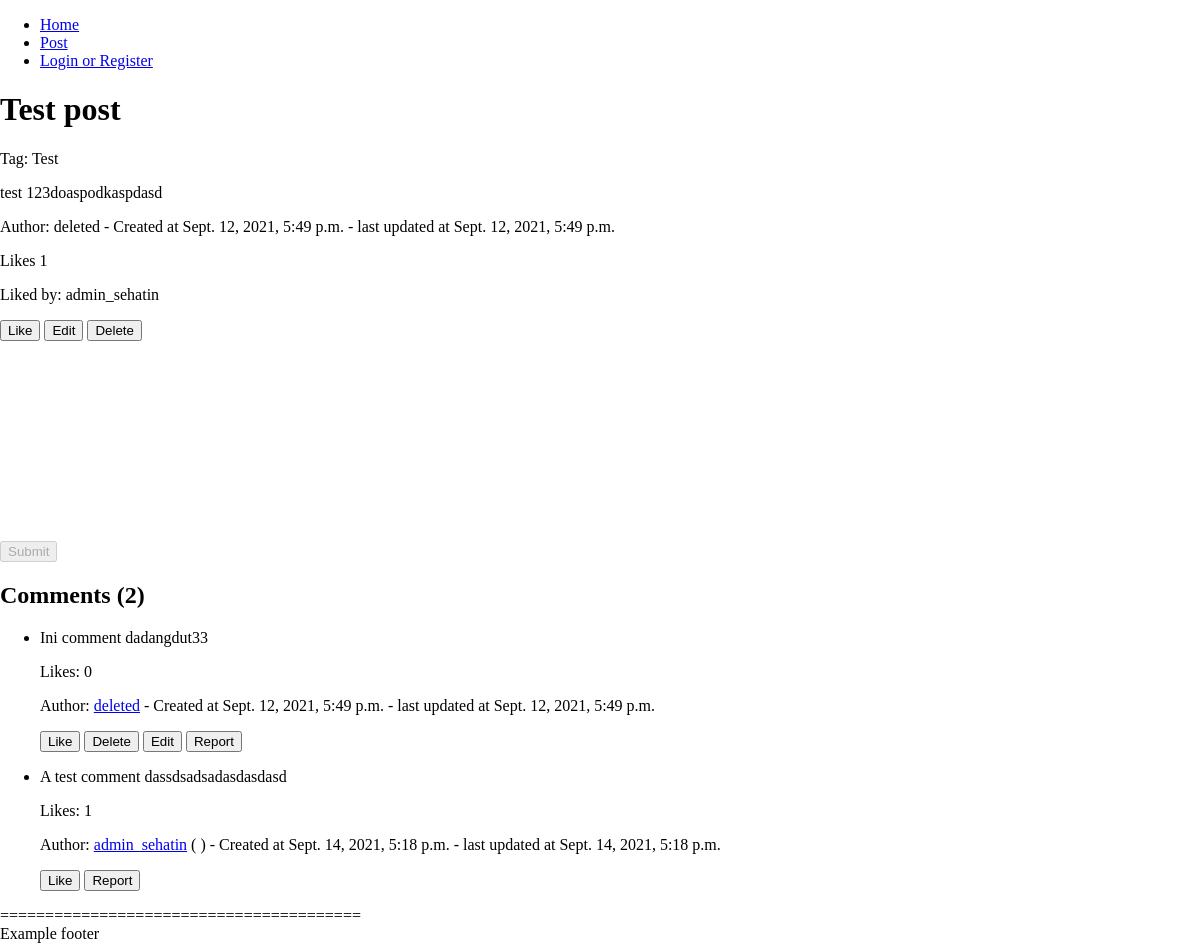
Page /post/1/Test-post on the earlier database version.
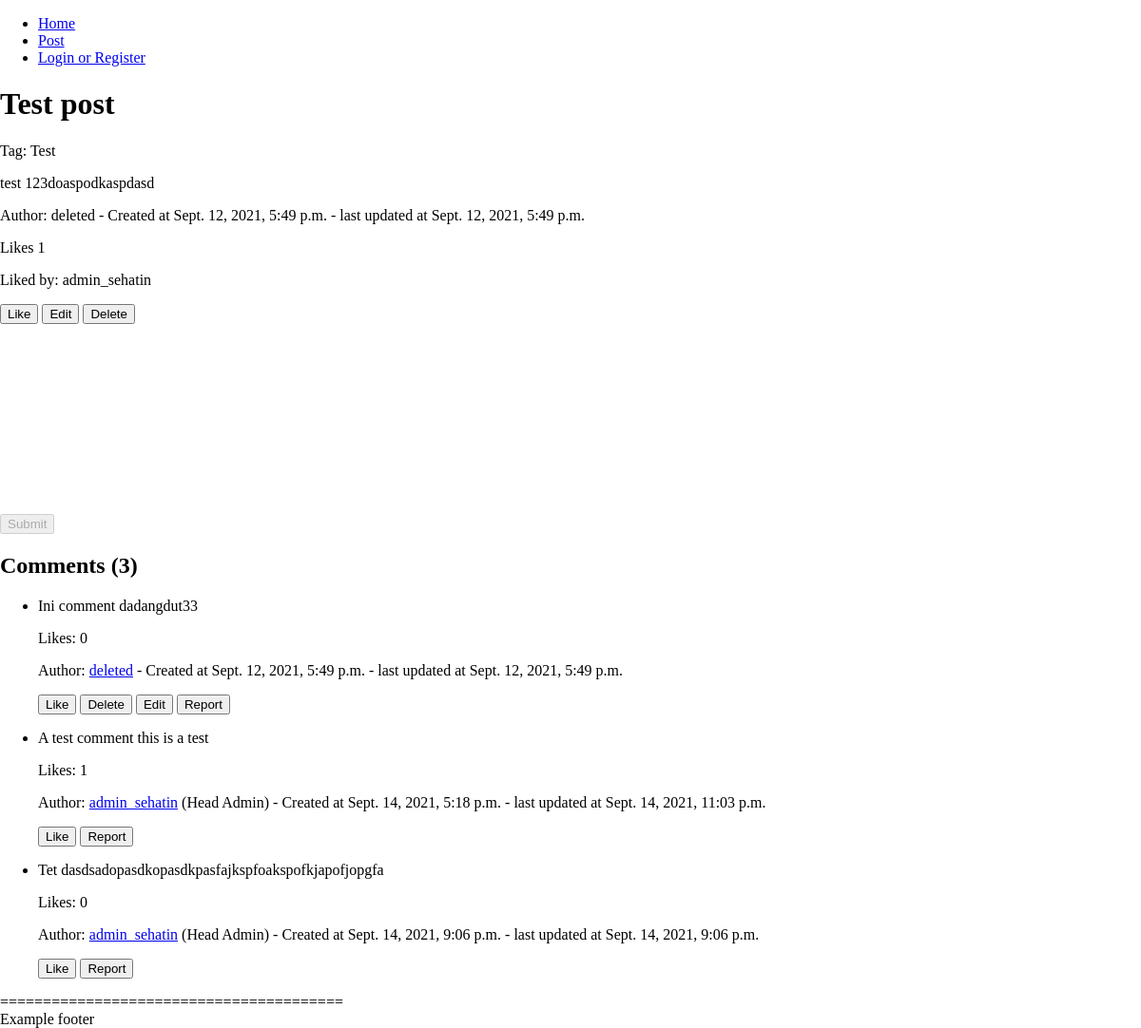
Same page on the later database version.
### sehat_in_webproject/models.py (models this page shows)
class Post(models.Model): # Post
    id = models.AutoField(primary_key=True)
    title = models.CharField(max_length=200)
    content = models.TextField()
    tag = models.ForeignKey(Tag, on_delete=models.CASCADE, null=True)
    created_at = models.DateTimeField(auto_now_add=True)
    updated_at = models.DateTimeField(auto_now=True)
    user = models.ForeignKey(User, on_delete=models.SET_NULL, null=True)

class Tag(models.Model): # Tag of a post, will be generated by admin only
    name = models.CharField(max_length=50)

class Like(models.Model): # Post/comment like
    user = models.ForeignKey(User, on_delete=models.SET_NULL, null=True)
    post = models.ForeignKey(Post, on_delete=models.CASCADE)
    comment = models.ForeignKey(Comment, on_delete=models.CASCADE, null=True)

class Comment(models.Model): # Comment of a post
    id = models.AutoField(primary_key=True)
    content = models.TextField()
    created_at = models.DateTimeField(auto_now_add=True)
    updated_at = models.DateTimeField(auto_now=True)
    post = models.ForeignKey(Post, on_delete=models.CASCADE)
    user = models.ForeignKey(User, on_delete=models.SET_NULL, null=True)

### sehat_in_webproject/views.py (the view)
# urls.py: path('post/<str:id>/<str:title>', views.post_Url, name='post'), # Vanity url
def post_Url(request, id, title):
    if id is not None and title is not None:
        post = Post.objects.get(id=id)
        if title.replace('-', ' ') != post.title:
            return redirect('/post/' + str(post.id) + '/' + post.title.replace(' ', '-'))
        if post is not None:
            comments = Comment.objects.filter(post=post).order_by('created_at') # oldest to newest
            likes = Like.objects.filter(post=post)
            return render(request, 'post/postview.html', {'post': post, 'comments': comments, 'likes': likes})
        else:
            raise Http404
    else:
        raise Http404

### templates/post/postview.html (shortened to what this page needs)
<!DOCTYPE html>
{% load static %}
<html lang="en">
<head>
    <link rel="stylesheet" type="text/css" href="{% static 'css/style.css' %}">
    <link href="https://cdn.quilljs.com/1.3.6/quill.snow.css" rel="stylesheet">
</head>
<body>
    {% include 'templates/header.html' %}
    <div class="post">
        <h1>{{ post.title }}</a></h1>
        <p>Tag: {{ post.tag.name }}</p>
        {% autoescape off %}
        {{ post.content }}
        {% endautoescape %}
        <p> Author: {% if post.user == null %}deleted{% else %}{{ post.user }}{% endif %} - Created at {{ post.created_at }} - last updated at {{ post.updated_at }}</p>
        <p>Likes <span id="post-like-count">{{ likes|length }}</span></p>
        <p>Liked by:
            <span id="post-liker">
            {% for user in likes %}
            {{ user.user }}
            {% endfor %}
            </span>
        </p>
        <button class="button like" onclick="likePost('{{ user.is_authenticated }}', '{{ post.id }}', '{{ post.title }}', '{{ csrf_token }}')">Like</button>
        {% if post.user.id == user.id %}
            <button class="button edit" onclick="editPost('{{ user.is_authenticated }}', '{{ post.id }}', '{{ post.title }}')">Edit</button>
            <button class="button delete" onclick="deletePost('{{ user.is_authenticated }}', '{{ post.id }}', '{{ post.title }}', '{{ csrf_token }}')">Delete</button>
        {% else %}
            <button class="button report" onclick="reportPost('{{ user.is_authenticated }}', '{{ post.id }}', '{{ csrf_token }}')">Report</button>
        {% endif %}
    </div>
    <div class="comment-form">
        <div id="editor"></div>
        {% if user.is_authenticated %}
            <button type="submit" onclick="comment('{{ user.is_authenticated }}', '{{ post.id }}', '{{ post.title }}', '{{ csrf_token }}')">Submit</button>
        {% else %}
            <button type="submit" onclick="comment('{{ user.is_authenticated }}', '{{ post.id }}', '{{ post.title }}', '{{ csrf_token }}')" disabled>Submit</button>
        {% endif %}
    </div>
    <div class="comment-box">
        <h2>Comments ({{ comments|length }})</h2>
        <ul>
            {% for comment in comments %}
            <li class="comment" id="comments-{{ comment.id }}">
                <span id="fill-{{ comment.id }}">
                    <div style="max-width: 800px;" id="comment-{{comment.id}}">
                        {% autoescape off %}
                        {{ comment.content }}
                        {% endautoescape %}
                    </div>
                </span>
                <p>Likes: <span id="comment-like-count-{{ comment.id }}"> 0 </span></p>
                {% if comment.user == null %}
                <p>Author: <a href="/profile/deleted">deleted</a> - Created at {{ comment.created_at }} - last updated at {{ comment.updated_at }}</p>
                {% else %}
                <p>Author: <a href="/profile/{{ comment.user.username }}">{{ comment.user.username }}</a> ({{ comment.user.first_name }} {{ comment.user.last_name }}) - Created at {{ comment.created_at }} - last updated at {{ comment.updated_at }}</p>
                {% endif %}
                <button onclick="likeComment('{{ user.is_authenticated }}', '{{ post.id }}', '{{ post.title }}', '{{ comment.id }}', '{{ csrf_token }}')">Like</button>
                {% if comment.user.id == user.id %}
                <button onclick="deleteComment('{{ user.is_authenticated }}', '{{ post.id }}', '{{ post.title }}', '{{ comment.id }}', '{{ csrf_token }}', 'user')">Delete</button>
                <button onclick="editComment('{ user.is_authenticated }}', '{{ post.id }}', '{{ post.title }}', '{{ comment.id }}', '{{ csrf_token }}')">Edit</button>
                {% endif %}
                <button onclick="reportComment('{{ user.is_authenticated }}', '{{ comment.id }}')">Report</button>
            </li>
            {% endfor %}
        </ul>
    </div>
    {% include 'templates/footer.html' %}
</body>
</html>

### templates/header.html (shortened to what this page needs)
<header class="header">
    <div>
        <ul>
            <li><a href="/">Home</a></li>
            <li><a class="li-header" href="/post">Post</a></li>
            {% if user.is_authenticated %}
            <li><a class="li-header" href="#">Profile</a></li>
            <li><a class="li-header button logout" href="/logout">Logout</a></li>
            {% else %}
            <li><a class="li-header button login-register" href="/auth/login">Login or Register</a></li>
            {% endif %}
        </ul>
    </div>
</header>

### templates/footer.html
<footer class="footer">
    <div>
        ========================================<br>
        Example footer
    </div>
</footer>

### static/css/style.css (style rules this page uses)
html, body { width: 100%; height: 100%; background-attachment: fixed; background-repeat: no-repeat; background-size: cover; overflow-x: hidden; margin: 0px; scroll-behavior: smooth; }
#editor { max-width: 800px; min-height: 200px; }

Differences in the rows shown:
changed Comment: content "A test comment dassdsadsadasdasdasd" → "A test comment this is a test"; user.first_name (not shown) → "Head"; user.last_name (not shown) → "Admin"; updated_at "Sept. 14, 2021, 5:18 p.m." → "Sept. 14, 2021, 11:03 p.m."
added Comment: content "Tet dasdsadopasdkopasdkpasfajkspfoakspofkjapofjopgfa", user.username "admin_sehatin", user.first_name "Head", user.last_name "Admin", created_at "Sept. 14, 2021, 9:06 p.m.", updated_at "Sept. 14, 2021, 9:06 p.m."
Other differences:
{{ comments|length }}: "2" → "3"
